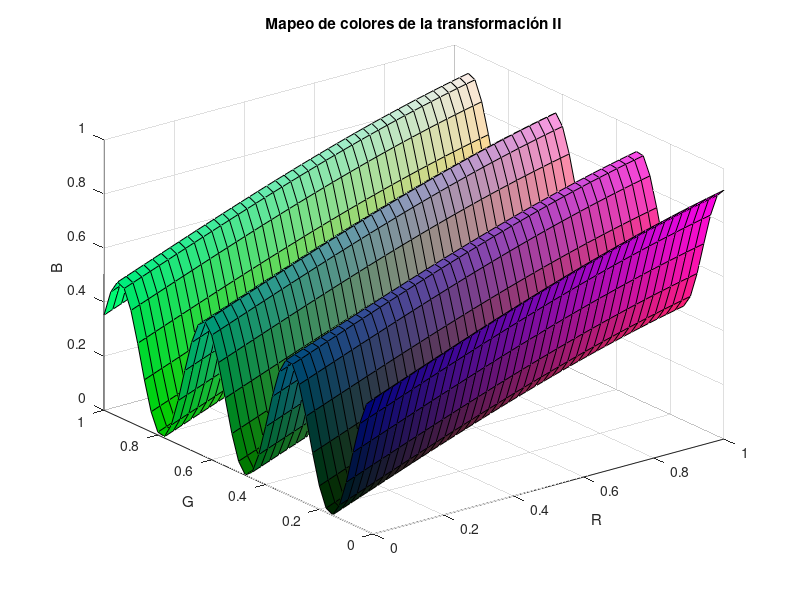

Write MATLAB code to recreate this figure.
%% Grafica de la transformación 1 (escala 1)

duration = 1;
r = 1;

B = linspace(0, duration, (duration)*100000);
R = (r.*cos(B.*500)+1)./2;
G = (r.*sin(B.*500)+1)./2;

map = [R' G' B'];


figure, scatter3(map(:,1), map(:,2), map(:,3), 4, map);
title('Mapeo de colores de la transformación I');
xlabel('R')
ylabel('G')
zlabel('B')


%% Gráfica de la transformación 2 (escala 2)

[R2, G2] = meshgrid(0:0.025:1);
B2 = (sin(R2) + cos(G2.*10).^2)./2;

CO(:,:,1) = R2;
CO(:,:,2) = G2;
CO(:,:,3) = B2;


s = surf(R2, G2, B2, CO)
title('Mapeo de colores de la transformación II');
xlabel('R')
ylabel('G')
zlabel('B')




